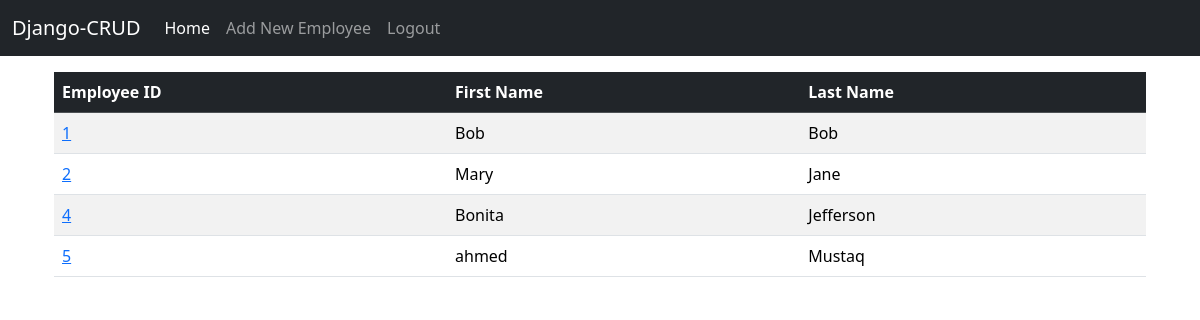
The app's page / (signed in), older data.
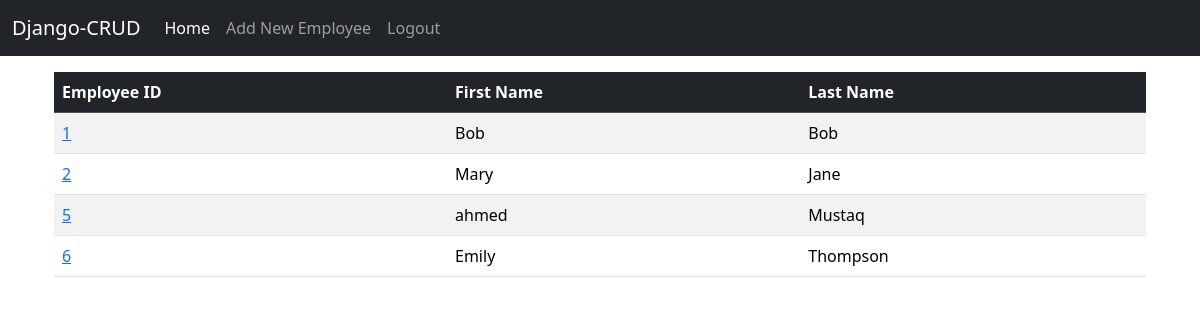
The same page, newer data.
### website/models.py (models this page shows, shortened)
class Employee(models.Model):
    emp_id = models.AutoField(primary_key=True)
    first_name = models.CharField(max_length=100)
    last_name = models.CharField(max_length=200)
    email = models.EmailField()
    created_at = models.DateTimeField(auto_now_add=True)

### website/views.py (the view)
# urls.py: 2. Add a URL to urlpatterns:  path('', views.home, name='home')
def home(request):
    employee_list = Employee.objects.all()
    return render(request, 'website/home.html', {'emp_list' : employee_list})

### website/templates/website/home.html (shortened to what this page needs)
{% extends 'website/base.html' %}
{%block content %}
    {% if user.is_authenticated %}
        {% if emp_list %}
            <div class="container mt-3">
                <table class="table table-striped table-hover">
                    <thead class="table-dark">
                        <th>Employee ID</th>
                        <th>First Name</th>
                        <th>Last Name</th>
                    </thead>
                    {% for emp in emp_list %}
                        <tr>
                            <td><a href="{% url 'employee_detail' emp.pk %}">{{emp.emp_id}}</a></td>
                            <td>{{emp.first_name}}</td>
                            <td>{{emp.last_name}}</td>
                        </tr>
                    {% endfor %}
                </table>
            </div>
        {% else%}
            <p>No employee records</p>
        {% endif %}
    {% else %}
        {% include 'website/login.html '%}
    {% endif %}
{% endblock %}

Row changes from the older to the newer data that the page shows:
removed Employee: emp_id "4", first_name "Bonita", last_name "Jefferson"
added Employee: emp_id "6", first_name "Emily", last_name "Thompson"
